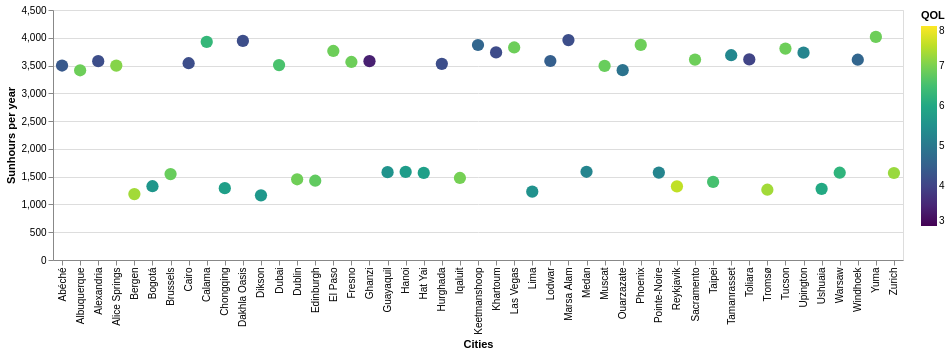

Source (notebook cell):
### Markdown cell above
Is Sunny Weather correlated with high Quality of Life (QOL)?

### Code cell
import pandas as pd
import altair as alt

dark = pd.read_csv("https://raw.githubusercontent.com/bbdataviz/dataviz/main/sunshine_darkcities_eng.csv", parse_dates=['Year'])

alt.Chart(dark 
    #title = alt.Title("Does Sunny Weather correlate with high Quality of Life (QOL)?")
).mark_circle(size=150,opacity=1).encode(
    alt.X('City:N', title="Cities"),
    alt.Y('Year:Q', title="Sunhours per year"),
    #column="QOL"
    color=alt.Color('QOL', scale=alt.Scale(scheme='plasma',reverse=False, domain=[3,8]), legend=alt.Legend(title="QOL")), 
    #Color schemes: https://vega.github.io/vega/docs/schemes/
    tooltip=['City', 'Country', alt.Tooltip('Year', title='Sunhours per year'), 'QOL']
).properties(
    width=850,
    height=250
).interactive()

### Figure 1 — Vega-Lite specification as saved in the notebook (floating-point values rounded to 4 significant figures)
{"config": {"view": {"continuousWidth": 400, "continuousHeight": 300}}, "data": {"name": "data-d68807904a4bae9af089c2db7a58b88e"}, "mark": {"type": "circle", "opacity": 1, "size": 150}, "encoding": {"color": {"type": "quantitative", "field": "QOL", "legend": {"title": "QOL"}, "scale": {"domain": [3, 8], "reverse": false, "scheme": "viridis"}}, "tooltip": [{"type": "nominal", "field": "City"}, {"type": "nominal", "field": "Country"}, {"type": "nominal", "field": "Year", "title": "Sunhours per year"}, {"type": "quantitative", "field": "QOL"}], "x": {"type": "nominal", "field": "City", "title": "Cities"}, "y": {"type": "quantitative", "field": "Year", "title": "Sunhours per year"}}, "height": 250, "selection": {"selector004": {"type": "interval", "bind": "scales", "encodings": ["x", "y"]}}, "width": 850, "$schema": "https://vega.github.io/schema/vega-lite/v4.8.1.json", "datasets": {"data-d68807904a4bae9af089c2db7a58b88e": [{"Country": "Russia", "City": "Dikson", "Jan": 0.0, "Feb": 22.6, "Mar": 127.1, "Apr": 237.0, "May": 189.1, "Jun": 141.0, "Jul": 223.2, "Aug": 139.5, "Sep": 60.0, "Oct": 24.8, "Nov": 0.0, "Dec": 0.0, "Year": "1164.3", "QOL": 5.66}, {"Country": "Norway", "City": "Bergen", "Jan": 19.0, "Feb": 56.0, "Mar": 94.0, "Apr": 147.0, "May": 186.0, "Jun": 189.0, "Jul": 167.0, "Aug": 144.0, "Sep": 86.0, "Oct": 60.0, "Nov": 27.0, "Dec": 12.0, "Year": "1187", "QOL": 7.31}, {"Country": "Peru", "City": "Lima", "Jan": 179.1, "Feb": 169.0, "Mar": 139.2, "Apr": 184.0, "May": 116.4, "Jun": 50.6, "Jul": 28.6, "Aug": 32.3, "Sep": 37.3, "Oct": 65.3, "Nov": 89.0, "Dec": 139.2, "Year": "1230", "QOL": 5.52}, {"Country": "Norway", "City": "Tromsø", "Jan": 3.0, "Feb": 32.0, "Mar": 112.0, "Apr": 160.0, "May": 218.0, "Jun": 221.0, "Jul": 205.0, "Aug": 167.0, "Sep": 92.0, "Oct": 49.0, "Nov": 6.0, "Dec": 0.0, "Year": "1265", "QOL": 7.31}, {"Country": "Argentina", "City": "Ushuaia", "Jan": 180.2, "Feb": 150.4, "Mar": 124.9, "Apr": 92.7, "May": 78.0, "Jun": 50.3, "Jul": 35.0, "Aug": 58.3, "Sep": 87.6, "Oct": 113.0, "Nov": 140.0, "Dec": 170.8, "Year": "1281.2", "QOL": 6.02}, {"Country": "China", "City": "Chongqing", "Jan": 48.0, "Feb": 56.0, "Mar": 81.0, "Apr": 111.0, "May": 139.0, "Jun": 128.0, "Jul": 221.0, "Aug": 222.0, "Sep": 123.0, "Oct": 63.0, "Nov": 47.0, "Dec": 54.0, "Year": "1293", "QOL": 5.81}, {"Country": "Iceland", "City": "Reykjavik", "Jan": 20.0, "Feb": 60.0, "Mar": 109.0, "Apr": 164.0, "May": 201.0, "Jun": 174.0, "Jul": 168.0, "Aug": 155.0, "Sep": 120.0, "Oct": 93.0, "Nov": 41.0, "Dec": 22.0, "Year": "1326", "QOL": 7.53}, {"Country": "Colombia", "City": "Bogotá", "Jan": 156.0, "Feb": 128.0, "Mar": 107.0, "Apr": 88.0, "May": 83.0, "Jun": 94.0, "Jul": 114.0, "Aug": 117.0, "Sep": 109.0, "Oct": 96.0, "Nov": 103.0, "Dec": 138.0, "Year": "1328", "QOL": 5.63}, {"Country": "Taiwan", "City": "Taipei", "Jan": 80.6, "Feb": 71.3, "Mar": 89.6, "Apr": 92.6, "May": 113.7, "Jun": 121.7, "Jul": 179.0, "Aug": 188.9, "Sep": 153.7, "Oct": 124.0, "Nov": 99.4, "Dec": 90.7, "Year": "1405.2", "QOL": 6.53}, {"Country": "United Kingdom", "City": "Edinburgh", "Jan": 54.0, "Feb": 79.0, "Mar": 115.0, "Apr": 145.0, "May": 188.0, "Jun": 166.0, "Jul": 172.0, "Aug": 162.0, "Sep": 129.0, "Oct": 101.0, "Nov": 71.0, "Dec": 46.0, "Year": "1427", "QOL": 6.79}, {"Country": "Ireland", "City": "Dublin", "Jan": 59.0, "Feb": 75.0, "Mar": 109.0, "Apr": 160.0, "May": 195.0, "Jun": 179.0, "Jul": 164.0, "Aug": 157.0, "Sep": 129.0, "Oct": 103.0, "Nov": 71.0, "Dec": 53.0, "Year": "1453", "QOL": 6.91}, {"Country": "Canada", "City": "Iqaluit", "Jan": 32.4, "Feb": 94.0, "Mar": 172.2, "Apr": 216.5, "May": 180.5, "Jun": 200.2, "Jul": 236.8, "Aug": 156.8, "Sep": 87.9, "Oct": 51.4, "Nov": 35.6, "Dec": 12.6, "Year": "1476.8", "QOL": 6.96}, {"Country": "Belgium", "City": "Brussels", "Jan": 59.0, "Feb": 77.0, "Mar": 114.0, "Apr": 159.0, "May": 191.0, "Jun": 188.0, "Jul": 201.0, "Aug": 190.0, "Sep": 143.0, "Oct": 113.0, "Nov": 66.0, "Dec": 45.0, "Year": "1546", "QOL": 6.85}, {"Country": "Switzerland", "City": "Zurich", "Jan": 48.0, "Feb": 77.0, "Mar": 125.0, "Apr": 159.0, "May": 186.0, "Jun": 204.0, "Jul": 230.0, "Aug": 208.0, "Sep": 151.0, "Oct": 93.0, "Nov": 50.0, "Dec": 35.0, "Year": "1566", "QOL": 7.24}, {"Country": "Thailand", "City": "Hat Yai", "Jan": 182.9, "Feb": 166.7, "Mar": 186.0, "Apr": 144.0, "May": 114.7, "Jun": 111.0, "Jul": 114.7, "Aug": 114.7, "Sep": 108.0, "Oct": 111.6, "Nov": 105.0, "Dec": 108.5, "Year": "1567.8", "QOL": 5.84}, {"Country": "Poland", "City": "Warsaw", "Jan": 43.0, "Feb": 59.0, "Mar": 115.0, "Apr": 150.0, "May": 211.0, "Jun": 237.0, "Jul": 226.0, "Aug": 214.0, "Sep": 153.0, "Oct": 99.0, "Nov": 39.0, "Dec": 25.0, "Year": "1571", "QOL": 6.26}, {"Country": "Congo", "City": "Pointe-Noire", "Jan": 157.0, "Feb": 156.0, "Mar": 164.0, "Apr": 160.0, "May": 150.0, "Jun": 132.0, "Jul": 119.0, "Aug": 106.0, "Sep": 70.0, "Oct": 93.0, "Nov": 123.0, "Dec": 144.0, "Year": "1574", "QOL": 5.26}, {"Country": "Ecuador", "City": "Guayaquil", "Jan": 102.3, "Feb": 101.7, "Mar": 139.5, "Apr": 150.0, "May": 167.4, "Jun": 123.0, "Jul": 127.1, "Aug": 133.3, "Sep": 144.0, "Oct": 136.4, "Nov": 120.0, "Dec": 136.4, "Year": "1581.1", "QOL": 5.55}, {"Country": "Vietnam", "City": "Hanoi", "Jan": 74.0, "Feb": 47.0, "Mar": 47.0, "Apr": 90.0, "May": 183.0, "Jun": 172.0, "Jul": 195.0, "Aug": 174.0, "Sep": 176.0, "Oct": 167.0, "Nov": 137.0, "Dec": 124.0, "Year": "1585", "QOL": 5.76}, {"Country": "Indonesia", "City": "Medan", "Jan": 129.6, "Feb": 141.0, "Mar": 153.1, "Apr": 131.2, "May": 134.8, "Jun": 157.9, "Jul": 153.9, "Aug": 143.9, "Sep": 123.1, "Oct": 116.3, "Nov": 104.8, "Dec": 98.1, "Year": "1587.7", "QOL": 5.27}, {"Country": "United States", "City": "Albuquerque", "Jan": 234.2, "Feb": 225.3, "Mar": 270.2, "Apr": 304.6, "May": 347.4, "Jun": 359.3, "Jul": 335.0, "Aug": 314.2, "Sep": 286.7, "Oct": 281.4, "Nov": 233.8, "Dec": 223.3, "Year": "3415.4", "QOL": 6.89}, {"Country": "Morocco", "City": "Ouarzazate", "Jan": 251.8, "Feb": 244.9, "Mar": 297.2, "Apr": 315.2, "May": 332.7, "Jun": 335.0, "Jul": 317.7, "Aug": 293.2, "Sep": 266.4, "Oct": 271.3, "Nov": 242.9, "Dec": 248.1, "Year": "3416.4", "QOL": 4.9}, {"Country": "Oman", "City": "Muscat", "Jan": 268.6, "Feb": 244.8, "Mar": 278.3, "Apr": 292.5, "May": 347.4, "Jun": 325.7, "Jul": 277.7, "Aug": 278.6, "Sep": 303.9, "Oct": 316.9, "Nov": 291.9, "Dec": 267.0, "Year": "3493.3", "QOL": 6.85}, {"Country": "Australia", "City": "Alice Springs", "Jan": 306.0, "Feb": 276.8, "Mar": 300.7, "Apr": 285.0, "May": 263.5, "Jun": 252.0, "Jul": 282.1, "Aug": 306.9, "Sep": 300.0, "Oct": 313.1, "Nov": 303.0, "Dec": 310.0, "Year": "3499.1", "QOL": 7.09}, {"Country": "Chad", "City": "Abéché", "Jan": 316.2, "Feb": 291.2, "Mar": 300.7, "Apr": 300.0, "May": 313.1, "Jun": 300.0, "Jul": 254.2, "Aug": 226.3, "Sep": 261.0, "Oct": 306.9, "Nov": 312.0, "Dec": 319.3, "Year": "3500.9", "QOL": 4.39}, {"Country": "United ArabEmirates", "City": "Dubai", "Jan": 254.2, "Feb": 229.6, "Mar": 254.2, "Apr": 294.0, "May": 344.1, "Jun": 342.0, "Jul": 322.4, "Aug": 316.2, "Sep": 309.0, "Oct": 303.8, "Nov": 285.0, "Dec": 254.2, "Year": "3508.7", "QOL": 6.57}, {"Country": "Egypt", "City": "Hurghada", "Jan": 265.7, "Feb": 277.6, "Mar": 274.3, "Apr": 285.6, "May": 317.4, "Jun": 348.0, "Jul": 352.3, "Aug": 322.4, "Sep": 301.6, "Oct": 275.2, "Nov": 263.9, "Dec": 246.7, "Year": "3530.7", "QOL": 4.17}, {"Country": "Egypt", "City": "Cairo", "Jan": 229.4, "Feb": 234.9, "Mar": 279.0, "Apr": 306.0, "May": 331.7, "Jun": 363.0, "Jul": 372.0, "Aug": 356.5, "Sep": 318.0, "Oct": 294.5, "Nov": 246.0, "Dec": 210.8, "Year": "3541.8", "QOL": 4.17}, {"Country": "United States", "City": "Fresno", "Jan": 141.5, "Feb": 196.9, "Mar": 286.2, "Apr": 335.5, "May": 398.9, "Jun": 412.2, "Jul": 428.2, "Aug": 399.6, "Sep": 345.9, "Oct": 302.3, "Nov": 189.9, "Dec": 127.1, "Year": "3564.2", "QOL": 6.89}, {"Country": "Botswana", "City": "Ghanzi", "Jan": 295.0, "Feb": 280.0, "Mar": 313.0, "Apr": 282.0, "May": 316.0, "Jun": 306.0, "Jul": 316.0, "Aug": 319.0, "Sep": 305.0, "Oct": 279.0, "Nov": 300.0, "Dec": 267.0, "Year": "3579", "QOL": 3.43}, {"Country": "Egypt", "City": "Alexandria", "Jan": 217.0, "Feb": 226.2, "Mar": 279.0, "Apr": 318.0, "May": 337.9, "Jun": 357.0, "Jul": 372.0, "Aug": 368.9, "Sep": 333.0, "Oct": 306.9, "Nov": 246.0, "Dec": 207.7, "Year": "3579.5", "QOL": 4.17}, {"Country": "Kenya", "City": "Lodwar", "Jan": 319.0, "Feb": 280.0, "Mar": 282.0, "Apr": 279.0, "May": 307.0, "Jun": 297.0, "Jul": 279.0, "Aug": 310.0, "Sep": 321.0, "Oct": 316.0, "Nov": 282.0, "Dec": 310.0, "Year": "3582", "QOL": 4.48}, {"Country": "Namibia", "City": "Windhoek", "Jan": 288.0, "Feb": 254.0, "Mar": 282.0, "Apr": 273.0, "May": 310.0, "Jun": 309.0, "Jul": 326.0, "Aug": 341.0, "Sep": 321.0, "Oct": 319.0, "Nov": 297.0, "Dec": 285.0, "Year": "3605", "QOL": 4.63}, {"Country": "United States", "City": "Sacramento", "Jan": 145.5, "Feb": 201.3, "Mar": 278.0, "Apr": 329.6, "May": 406.3, "Jun": 419.5, "Jul": 440.2, "Aug": 406.9, "Sep": 347.8, "Oct": 296.7, "Nov": 194.9, "Dec": 141.1, "Year": "3607.8", "QOL": 6.89}, {"Country": "Madagascar", "City": "Toliara", "Jan": 305.0, "Feb": 285.0, "Mar": 296.0, "Apr": 302.0, "May": 306.0, "Jun": 277.0, "Jul": 291.0, "Aug": 298.0, "Sep": 307.0, "Oct": 324.0, "Nov": 313.0, "Dec": 306.0, "Year": "3610", "QOL": 4.01}, {"Country": "Algeria", "City": "Tamanrasset", "Jan": 297.6, "Feb": 275.5, "Mar": 322.4, "Apr": 327.0, "May": 328.6, "Jun": 306.0, "Jul": 356.5, "Aug": 331.7, "Sep": 288.0, "Oct": 310.0, "Nov": 285.0, "Dec": 272.8, "Year": "3686", "QOL": 5.32}, {"Country": "South Africa", "City": "Upington", "Jan": 352.9, "Feb": 298.7, "Mar": 297.5, "Apr": 283.5, "May": 290.5, "Jun": 270.3, "Jul": 289.8, "Aug": 307.3, "Sep": 300.2, "Oct": 328.9, "Nov": 345.2, "Dec": 367.0, "Year": "3731.8", "QOL": 5.27}, {"Country": "Sudan", "City": "Khartoum", "Jan": 341.0, "Feb": 311.0, "Mar": 310.0, "Apr": 330.0, "May": 300.0, "Jun": 300.0, "Jul": 279.0, "Aug": 279.0, "Sep": 300.0, "Oct": 310.0, "Nov": 330.0, "Dec": 341.0, "Year": "3737.1", "QOL": 4.14}, {"Country": "United States", "City": "El Paso", "Jan": 254.5, "Feb": 263.0, "Mar": 326.0, "Apr": 348.0, "May": 384.7, "Jun": 384.1, "Jul": 360.2, "Aug": 335.4, "Sep": 304.1, "Oct": 298.6, "Nov": 257.6, "Dec": 246.3, "Year": "3762.5", "QOL": 6.89}, {"Country": "United States", "City": "Tucson", "Jan": 259.9, "Feb": 258.2, "Mar": 320.7, "Apr": 357.2, "May": 400.8, "Jun": 396.9, "Jul": 342.7, "Aug": 335.6, "Sep": 316.4, "Oct": 307.4, "Nov": 264.4, "Dec": 245.8, "Year": "3806", "QOL": 6.89}, {"Country": "United States", "City": "Las Vegas", "Jan": 245.2, "Feb": 246.7, "Mar": 314.6, "Apr": 346.1, "May": 388.1, "Jun": 401.7, "Jul": 390.9, "Aug": 368.5, "Sep": 337.1, "Oct": 304.4, "Nov": 246.0, "Dec": 236.0, "Year": "3825.3", "QOL": 6.89}, {"Country": "Namibia", "City": "Keetmanshoop", "Jan": 353.0, "Feb": 300.0, "Mar": 312.0, "Apr": 306.0, "May": 304.0, "Jun": 287.0, "Jul": 305.0, "Aug": 323.0, "Sep": 319.0, "Oct": 343.0, "Nov": 348.0, "Dec": 348.0, "Year": "3870", "QOL": 4.63}, {"Country": "United States", "City": "Phoenix", "Jan": 256.0, "Feb": 257.2, "Mar": 318.4, "Apr": 353.6, "May": 401.0, "Jun": 407.8, "Jul": 378.5, "Aug": 360.8, "Sep": 328.6, "Oct": 308.9, "Nov": 256.0, "Dec": 244.8, "Year": "3871.6", "QOL": 6.89}, {"Country": "Chile", "City": "Calama", "Jan": 353.4, "Feb": 305.1, "Mar": 319.3, "Apr": 312.0, "May": 306.9, "Jun": 297.0, "Jul": 310.0, "Aug": 316.2, "Sep": 321.0, "Oct": 356.5, "Nov": 363.0, "Dec": 365.8, "Year": "3926.2", "QOL": 6.33}, {"Country": "Egypt", "City": "Dakhla Oasis", "Jan": 294.5, "Feb": 279.7, "Mar": 316.2, "Apr": 315.0, "May": 356.5, "Jun": 366.0, "Jul": 384.4, "Aug": 375.1, "Sep": 336.0, "Oct": 328.6, "Nov": 300.0, "Dec": 291.4, "Year": "3943.4", "QOL": 4.17}, {"Country": "Egypt", "City": "Marsa Alam", "Jan": 279.0, "Feb": 283.0, "Mar": 310.0, "Apr": 330.0, "May": 372.0, "Jun": 390.0, "Jul": 403.0, "Aug": 372.0, "Sep": 330.0, "Oct": 310.0, "Nov": 300.0, "Dec": 279.0, "Year": "3958", "QOL": 4.17}, {"Country": "United States", "City": "Yuma", "Jan": 268.4, "Feb": 270.8, "Mar": 335.5, "Apr": 365.5, "May": 407.4, "Jun": 415.4, "Jul": 392.6, "Aug": 375.6, "Sep": 341.7, "Oct": 319.6, "Nov": 270.1, "Dec": 252.7, "Year": "4015.3", "QOL": 6.89}]}}
